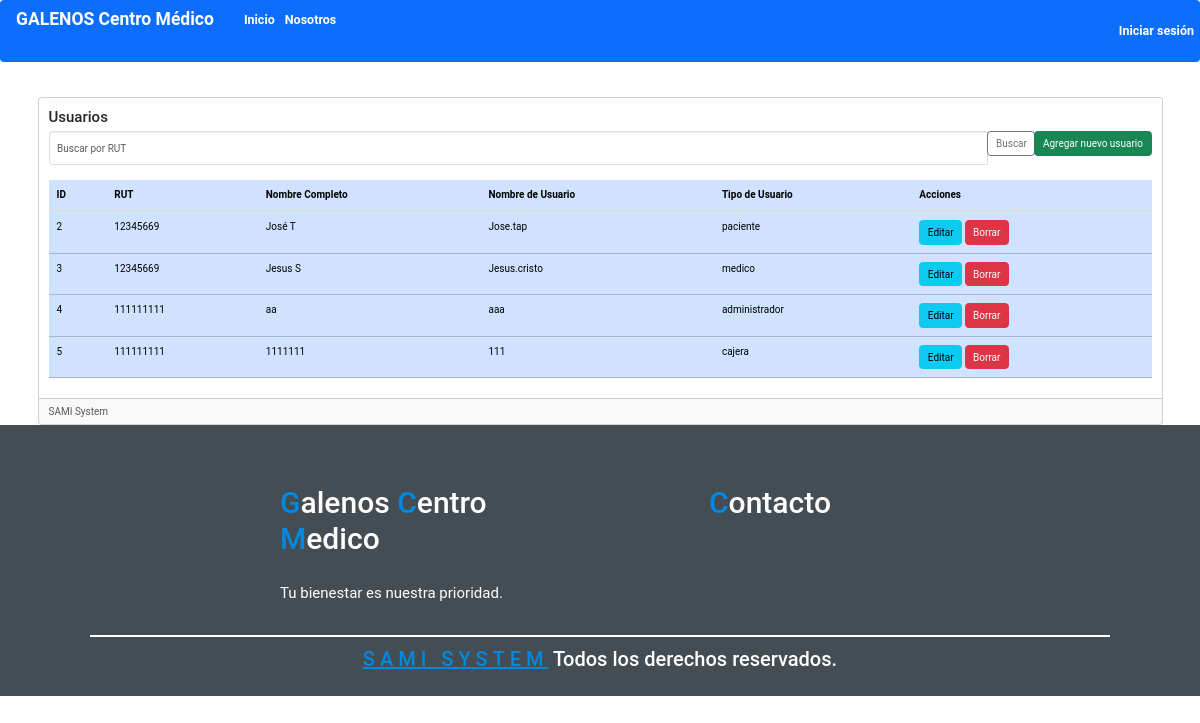
Before: /usuarios with the older database file.
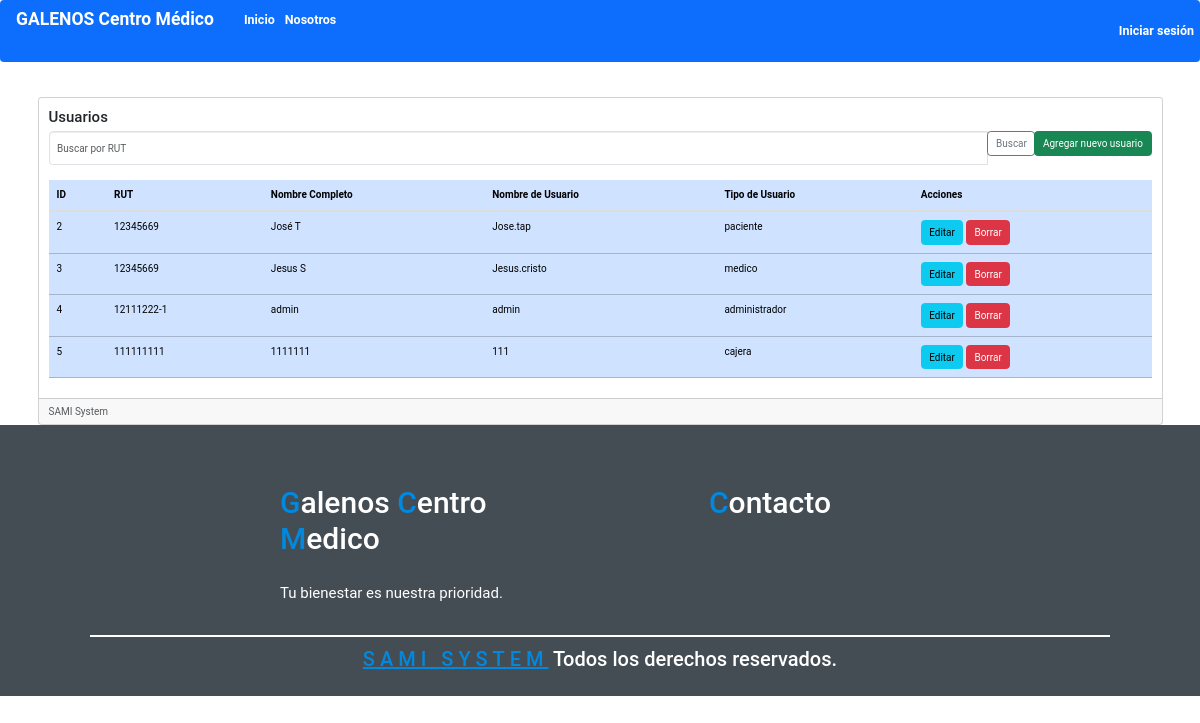
After: the same page with the newer database file.
### crud/models.py (models this page shows, shortened)
class Usuario(models.Model):
    code = models.AutoField(primary_key=True, verbose_name="codigo")
    rut = models.CharField(max_length=12, db_index=True)
    nombre_usuario = models.CharField(max_length=20, verbose_name="Nombre Usuario")
    nombre_completo = models.CharField(max_length=50, verbose_name="Nombre Completo")
    correo = models.EmailField(max_length=100, blank=True, null=True)  # Campo de correo
    contrasenna = models.CharField(max_length=20, verbose_name="Contraseña")
    tipo_usuario = models.CharField(max_length=20, choices=TIPO_USUARIO_CHOICES, verbose_name="Tipo Usuario")

### crud/views.py (the view)
# urls.py: path('usuarios', views.usuarios, name='usuarios'),  # Lista de usuarios
def usuarios(request):
    busqueda_rut = request.GET.get('buscar_rut', '').strip()
    if busqueda_rut:
        usuarios_exactos = Usuario.objects.filter(rut=busqueda_rut)
        usuarios_restantes = Usuario.objects.filter(rut__icontains=busqueda_rut).exclude(rut=busqueda_rut)
        usuarios = list(usuarios_exactos) + list(usuarios_restantes)
    else:
        usuarios = Usuario.objects.all()
    return render(request, 'usuarios/index.html', {'usuarios': usuarios, 'busqueda_rut': busqueda_rut})

### crud/templates/usuarios/index.html (shortened to what this page needs)
{% extends "base.html" %}
{% block contenido %}
<div class="card">
    <div class="card-body">
        <h4 class="card-title">Usuarios</h4>
        <form method="get" class="mb-4">
            <div class="input-group">
                <input type="text" class="form-control" name="buscar_rut" placeholder="Buscar por RUT" value="{{ busqueda_rut }}">
                <div class="input-group-append">
                    <button class="btn btn-outline-secondary" type="submit">
                         Buscar
                    </button>
                </div>
                <div class="input-group-append">
                    <a class="btn btn-success" href="{% url 'crear' %}" role="button">
                         Agregar nuevo usuario
                    </a>
                </div>
            </div>
        </form>
        <div class="table-responsive">
            <table class="table table-primary">
                <thead>
                    <tr>
                        <th scope="col">ID</th>
                        <th scope="col">RUT</th>
                        <th scope="col">Nombre Completo</th>
                        <th scope="col">Nombre de Usuario</th>
                        <th scope="col">Tipo de Usuario</th>
                        <th scope="col">Acciones</th>
                    </tr>
                </thead>
                <tbody>
                    {% for usuario in usuarios %}
                    <tr>
                        <td scope="row">{{ usuario.code }}</td>
                        <td>{{ usuario.rut }}</td>
                        <td>{{ usuario.nombre_completo }}</td>
                        <td>{{ usuario.nombre_usuario }}</td>
                        <td>{{ usuario.tipo_usuario }}</td>
                        <td>
                            <a class="btn btn-info" href="{% url 'editar' usuario.code %}" role="button">Editar</a>
                            <a class="btn btn-danger" href="{% url 'eliminar' usuario.code %}" role="button">Borrar</a>
                        </td>
                    </tr>
                    {% endfor %}
                </tbody>
            </table>
        </div>
    </div>
    <div class="card-footer text-muted">
        SAMI System
    </div>
</div>
{% endblock %}

Changed rows visible on the page:
changed Usuario "administrador": rut "111111111" → "12111222-1"; nombre_completo "aa" → "admin"; nombre_usuario "aaa" → "admin"
